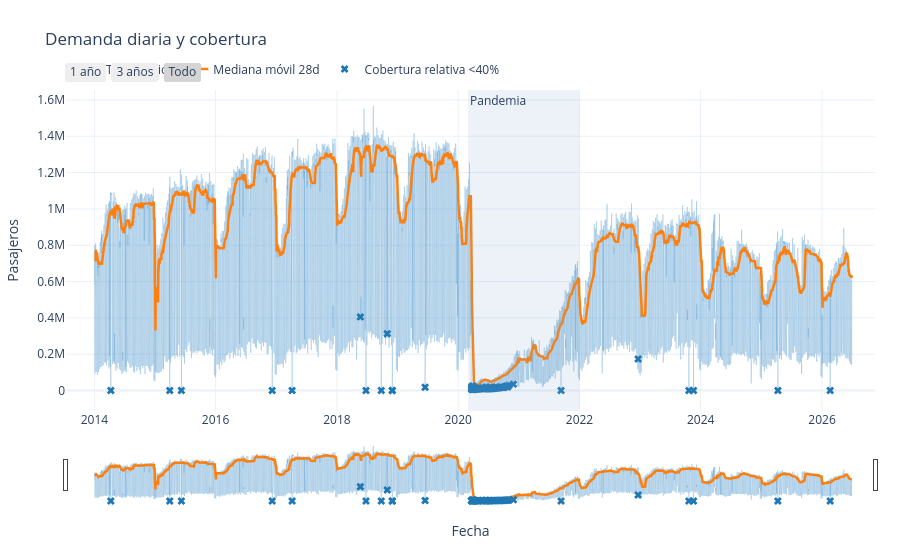

Here is the notebook cell this chart was saved with:
### Code cell
import plotly.graph_objects as go

# Umbral para resaltar únicamente alertas de cobertura relativa severamente baja.
UMBRAL_ALERTA_COBERTURA_RED = 0.40

diaria=con.sql('''SELECT fecha,anio,MAX(periodo) periodo,SUM(pax_total) pax_total,COUNT(DISTINCT estacion_id) estaciones_activas,COUNT(*) station_slots FROM station_slot_cal GROUP BY fecha,anio ORDER BY fecha''').df(); diaria.fecha=pd.to_datetime(diaria.fecha)
diaria["est_ref"]=diaria.groupby("anio").estaciones_activas.transform(lambda x:x.quantile(.95)); diaria["slots_ref"]=diaria.groupby("anio").station_slots.transform(lambda x:x.quantile(.95))
diaria["cobertura_red"]=np.minimum(diaria.estaciones_activas/diaria.est_ref,diaria.station_slots/diaria.slots_ref).clip(upper=1)
diaria["mediana_28d"]=diaria.set_index("fecha").pax_total.rolling("28D",min_periods=7).median().to_numpy(); diaria.to_csv(OUTDIR/"serie_diaria_red.csv",index=False)

b=diaria.cobertura_red < UMBRAL_ALERTA_COBERTURA_RED
fig_demanda=go.Figure()
fig_demanda.add_trace(go.Scatter(
    x=diaria.fecha, y=diaria.pax_total, mode='lines', name='Total diario',
    line=dict(color='rgba(93, 160, 210, .30)', width=1),
    hovertemplate='Fecha: %{x|%d/%m/%Y}<br>Total diario: %{y:,.0f}<extra></extra>'
))
fig_demanda.add_trace(go.Scatter(
    x=diaria.fecha, y=diaria.mediana_28d, mode='lines', name='Mediana móvil 28d',
    line=dict(color='#ff7f0e', width=2.5),
    hovertemplate='Fecha: %{x|%d/%m/%Y}<br>Mediana móvil: %{y:,.0f}<extra></extra>'
))
fig_demanda.add_trace(go.Scatter(
    x=diaria.loc[b,'fecha'], y=diaria.loc[b,'pax_total'], mode='markers',
    name=f'Cobertura relativa <{UMBRAL_ALERTA_COBERTURA_RED:.0%}', marker=dict(symbol='x', color='#1f77b4', size=7),
    customdata=diaria.loc[b,['cobertura_red','estaciones_activas','station_slots']].to_numpy(),
    hovertemplate=('Fecha: %{x|%d/%m/%Y}<br>Total registrado: %{y:,.0f}'
        '<br>Cobertura relativa: %{customdata[0]:.1%}'
        '<br>Estaciones activas: %{customdata[1]:.0f}'
        '<br>Station-slots registrados: %{customdata[2]:,.0f}<extra></extra>')
))
fig_demanda.add_vrect(x0='2020-03-01', x1='2021-12-31', fillcolor='#7aa6c2', opacity=.14, line_width=0, annotation_text='Pandemia', annotation_position='top left')
fig_demanda.update_layout(
    title='Demanda diaria y cobertura', template='plotly_white', height=560,
    xaxis=dict(title='Fecha', rangeslider=dict(visible=True),
        rangeselector=dict(buttons=[
            dict(count=1, label='1 año', step='year', stepmode='backward'),
            dict(count=3, label='3 años', step='year', stepmode='backward'),
            dict(step='all', label='Todo'),
        ])),
    yaxis_title='Pasajeros', hovermode='x unified', dragmode='zoom',
    legend=dict(orientation='h', y=1.02, x=0), margin=dict(l=65, r=25, t=90, b=55),
)
fig_demanda.show(config={'scrollZoom': True, 'displaylogo': False})
display(HTML('<span style="font-size:13px;color:#52616b">Arrastrá sobre el gráfico para seleccionar un intervalo y hacer zoom; usá la rueda del mouse para acercar/alejar. Doble clic para volver a la vista completa.</span>'))

### Figure 1 — Plotly figure (JSON) as saved in the notebook; plotly's stock layout.template omitted (floating-point values rounded to 4 significant figures; data arrays with more than 128 entries replaced by an {"elided": "..."} marker saying what was removed)
{"data": [{"hovertemplate": "Fecha: %{x|%d/%m/%Y}<br>Total diario: %{y:,.0f}<extra></extra>", "line": {"color": "rgba(93, 160, 210, .30)", "width": 1}, "mode": "lines", "name": "Total diario", "type": "scatter", "x": {"elided": "4536 str values"}, "y": {"elided": "4536 float values"}}, {"hovertemplate": "Fecha: %{x|%d/%m/%Y}<br>Mediana móvil: %{y:,.0f}<extra></extra>", "line": {"color": "#ff7f0e", "width": 2.5}, "mode": "lines", "name": "Mediana móvil 28d", "type": "scatter", "x": {"elided": "4536 str values"}, "y": {"elided": "4536 float values"}}, {"customdata": {"elided": "72x3 float values"}, "hovertemplate": "Fecha: %{x|%d/%m/%Y}<br>Total registrado: %{y:,.0f}<br>Cobertura relativa: %{customdata[0]:.1%}<br>Estaciones activas: %{customdata[1]:.0f}<br>Station-slots registrados: %{customdata[2]:,.0f}<extra></extra>", "marker": {"color": "#1f77b4", "size": 7, "symbol": "x"}, "mode": "markers", "name": "Cobertura relativa <40%", "type": "scatter", "x": ["2014-04-10T00:00:00.000000000", "2015-03-31T00:00:00.000000000", "2015-06-09T00:00:00.000000000", "2016-12-07T00:00:00.000000000", "2017-04-06T00:00:00.000000000", "2018-05-22T00:00:00.000000000", "2018-06-25T00:00:00.000000000", "2018-09-25T00:00:00.000000000", "2018-10-31T00:00:00.000000000", "2018-11-30T00:00:00.000000000", "2018-12-01T00:00:00.000000000", "2019-06-16T00:00:00.000000000", "2020-03-21T00:00:00.000000000", "2020-03-22T00:00:00.000000000", "2020-03-23T00:00:00.000000000", "2020-03-24T00:00:00.000000000", "2020-03-25T00:00:00.000000000", "2020-03-26T00:00:00.000000000", "2020-03-27T00:00:00.000000000", "2020-03-28T00:00:00.000000000", "2020-03-29T00:00:00.000000000", "2020-03-30T00:00:00.000000000", "2020-03-31T00:00:00.000000000", "2020-04-01T00:00:00.000000000", "2020-04-02T00:00:00.000000000", "2020-04-05T00:00:00.000000000", "2020-04-09T00:00:00.000000000", "2020-04-10T00:00:00.000000000", "2020-04-12T00:00:00.000000000", "2020-04-19T00:00:00.000000000", "2020-04-26T00:00:00.000000000", "2020-05-01T00:00:00.000000000", "2020-05-03T00:00:00.000000000", "2020-05-10T00:00:00.000000000", "2020-05-17T00:00:00.000000000", "2020-05-24T00:00:00.000000000", "2020-05-25T00:00:00.000000000", "2020-05-31T00:00:00.000000000", "2020-06-07T00:00:00.000000000", "2020-06-14T00:00:00.000000000", "2020-06-15T00:00:00.000000000", "2020-06-20T00:00:00.000000000", "2020-06-21T00:00:00.000000000", "2020-06-28T00:00:00.000000000", "2020-07-05T00:00:00.000000000", "2020-07-09T00:00:00.000000000", "2020-07-10T00:00:00.000000000", "2020-07-12T00:00:00.000000000", "2020-07-19T00:00:00.000000000", "2020-07-26T00:00:00.000000000", "2020-08-02T00:00:00.000000000", "2020-08-09T00:00:00.000000000", "2020-08-16T00:00:00.000000000", "2020-08-17T00:00:00.000000000", "2020-08-23T00:00:00.000000000", "2020-08-30T00:00:00.000000000", "2020-09-06T00:00:00.000000000", "2020-09-13T00:00:00.000000000", "2020-09-20T00:00:00.000000000", "2020-09-27T00:00:00.000000000", "2020-10-04T00:00:00.000000000", "2020-10-11T00:00:00.000000000", "2020-10-18T00:00:00.000000000", "2020-10-25T00:00:00.000000000", "2020-11-01T00:00:00.000000000", "2020-11-29T00:00:00.000000000", "2021-09-12T00:00:00.000000000", "2022-12-20T00:00:00.000000000", "2023-10-22T00:00:00.000000000", "2023-11-19T00:00:00.000000000", "2025-04-10T00:00:00.000000000", "2026-02-19T00:00:00.000000000"], "y": [68.0, 6.0, 3.0, 80.0, 2.0, 405500.0, 4.0, 2.0, 313100.0, 1.0, 5.0, 17950.0, 13790.0, 7541.0, 8178.0, 7098.0, 23420.0, 22150.0, 22570.0, 11430.0, 5979.0, 19840.0, 8494.0, 23310.0, 22690.0, 7441.0, 17160.0, 10000.0, 7385.0, 8464.0, 8888.0, 12110.0, 9898.0, 11130.0, 11710.0, 11820.0, 13770.0, 10480.0, 11530.0, 11670.0, 17340.0, 18790.0, 10860.0, 10970.0, 10330.0, 15790.0, 18070.0, 10510.0, 11610.0, 11880.0, 12490.0, 12540.0, 13950.0, 19520.0, 14010.0, 15230.0, 16470.0, 17510.0, 18520.0, 17090.0, 18570.0, 21030.0, 25490.0, 19370.0, 27950.0, 35340.0, 344.0, 173900.0, 323.0, 779.0, 66.0, 13.0]}], "layout": {"annotations": [{"showarrow": false, "text": "Pandemia", "x": "2020-03-01", "xanchor": "left", "xref": "x", "y": 1, "yanchor": "top", "yref": "y domain"}], "dragmode": "zoom", "height": 560, "hovermode": "x unified", "legend": {"orientation": "h", "x": 0, "y": 1.02}, "margin": {"b": 55, "l": 65, "r": 25, "t": 90}, "shapes": [{"fillcolor": "#7aa6c2", "line": {"width": 0}, "opacity": 0.14, "type": "rect", "x0": "2020-03-01", "x1": "2021-12-31", "xref": "x", "y0": 0, "y1": 1, "yref": "y domain"}], "title": {"text": "Demanda diaria y cobertura"}, "xaxis": {"rangeselector": {"buttons": [{"count": 1, "label": "1 año", "step": "year", "stepmode": "backward"}, {"count": 3, "label": "3 años", "step": "year", "stepmode": "backward"}, {"label": "Todo", "step": "all"}]}, "rangeslider": {"visible": true}, "title": {"text": "Fecha"}}, "yaxis": {"title": {"text": "Pasajeros"}}}}
